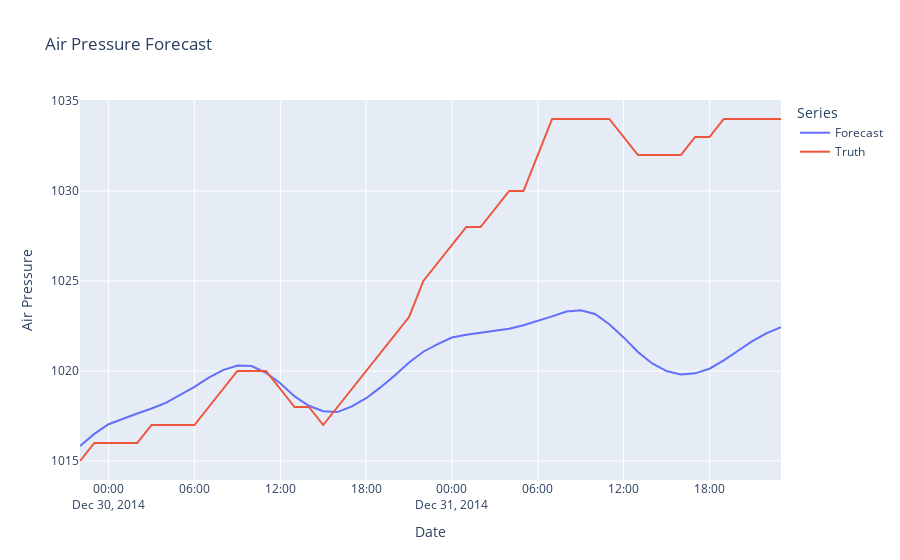

Write notebook code for a chart like this one.
### Code cell
# Create and format the figure
fig = px.line(x = truth.index, 
		y=[fcast['PRES'], truth['PRES']],
        title = 'Air Pressure Forecast',
		labels = {
			'value' : 'Air Pressure',
			'x' : 'Date',
			'variable' : 'Series'
		})

# Renaming the series
fig.data[0].name = "Forecast"
fig.data[1].name = "Truth"

# Render the plot
fig.show()
